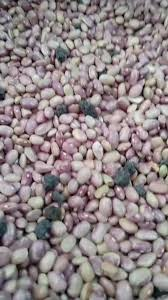
#> input picture beans2.jpg, 168 x 300 px, found by its file name
$ python proyecto.py   (older library calls are emulated)
#> lines starting #> are read from the running program, lines starting #| are printed output that depends on the picture; after the words box and inside, x2 and y2 are one past the last pixel; in counts of white or black regions, pixels touching at a corner belong together
import cv2
import numpy as np
import matplotlib.pyplot as plt

def marr_hildreth_fast(image_path, sigma=1.5, threshold=0.005):
    # 1. Cargar imagen en escala de grises
#> called with sigma = 2, threshold = 0.12
    img = cv2.imread(image_path, cv2.IMREAD_GRAYSCALE)
#> img: shape (300, 168); min 0, max 249, mean 136.5
    if img is None:
        print("No se pudo cargar la imagen. Revisa la ruta.")
        return None, None, None, None

    # Convertir a flotante entre 0 y 1
    img_float = img.astype(np.float32) / 255.0

    # 2. Aplicar Laplaciano de Gaussiano (LoG)
    kernel_size = int(2 * np.ceil(3 * sigma) + 1)
    blur = cv2.GaussianBlur(img_float, (kernel_size, kernel_size), sigma)
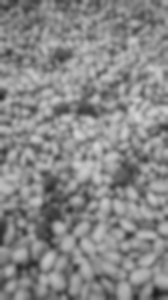
#> blur: shape (300, 168) float32; min 0.111, max 0.836, mean 0.535
    log_img = cv2.Laplacian(blur, cv2.CV_32F)

    # 3. Detección de Cruce por Cero VECTORIZADA
    shift_up    = np.roll(log_img, -1, axis=0)
    shift_down  = np.roll(log_img, 1, axis=0)
    shift_left  = np.roll(log_img, -1, axis=1)
    shift_right = np.roll(log_img, 1, axis=1)

    cross_v = (log_img * shift_up < 0) | (log_img * shift_down < 0)
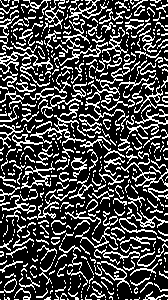
#> cross_v: shape (300, 168) bool; 28.2% white in thin lines or dots
    cross_h = (log_img * shift_left < 0) | (log_img * shift_right < 0)
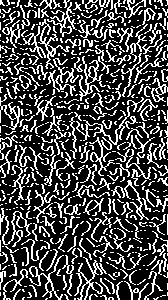
#> cross_h: shape (300, 168) bool; 28.3% white in thin lines or dots
    zero_crossings = cross_v | cross_h
#> zero_crossings: shape (300, 168) bool; 40.1% white in thin lines or dots

    kernel_dil = np.ones((3, 3), dtype=np.uint8)
    max_local = cv2.dilate(log_img, kernel_dil)
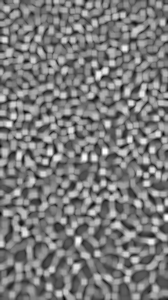
#> max_local: shape (300, 168) float32; min -0.0474, max 0.0798, mean 0.0146; drawn with min black and max white
    min_local = cv2.erode(log_img, kernel_dil)
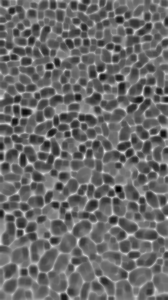
#> min_local: shape (300, 168) float32; min -0.07, max 0.063, mean -0.0143; drawn with min black and max white
    edge_strength = max_local - min_local
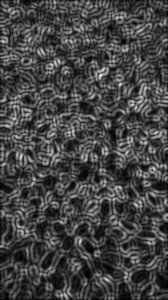
#> edge_strength: shape (300, 168) float32; min 0.000516, max 0.106, mean 0.0289; drawn with min black and max white

    thresh_val = threshold * log_img.max()
#> thresh_val = 0.00958

    # El borde final de Marr-Hildreth
    bordes = np.zeros_like(log_img, dtype=np.uint8)
    bordes[(zero_crossings) & (edge_strength > thresh_val)] = 255

    bordes[0:2, :] = 0
    bordes[-2:, :] = 0
    bordes[:, 0:2] = 0
    bordes[:, -2:] = 0

    # =========================================================================
    # NUEVA ETAPA: ELIMINACIÓN DE BORDES MEDIANTE MORFOLOGÍA MATEMÁTICA
    # =========================================================================

    # Cambiamos el kernel a (3, 3) para que tenga el tamaño suficiente para
    # "comerse" los bordes delgados de los frijoles.
    kernel_morf = cv2.getStructuringElement(cv2.MORPH_ELLIPSE, (3, 3))

    # Usamos MORPH_OPEN (Apertura) en lugar de CLOSE.
    # La apertura realiza una erosión (borra los frijoles) seguida de una dilatación
    # (recupera el tamaño de las rocas que sobrevivieron).
    bordes_procesados = cv2.morphologyEx(bordes, cv2.MORPH_OPEN, kernel_morf)

    return img, log_img, bordes, bordes_procesados

# --- Ejecución ---
ruta_imagen = 'C:\\Users\\Emiliano\\Documents\\ESCOM\\SEMESTRE 4\\PDI\\Proyecto\\beans2.jpg'

# Ejecutamos el algoritmo
original, log_resultado, bordes, bordes_limpios = marr_hildreth_fast(ruta_imagen, sigma=2.0, threshold=0.12)
#> bordes: shape (300, 168); 37.7% white in thin lines or dots
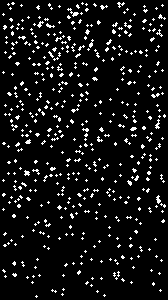
#> bordes_limpios: shape (300, 168); 7.4% white in thin lines or dots

if bordes is not None:
    # =========================================================================
    # GUARDAR LAS IMÁGENES
    # =========================================================================
    # cv2.imwrite guarda las imágenes en tu disco duro.
    # Si solo pones el nombre del archivo, se guardará en la misma carpeta
    # desde donde estás corriendo este script de Python.
    cv2.imwrite('bordes_marr_hildreth.png', bordes)
    cv2.imwrite('bordes_sin_frijoles.png', bordes_limpios)
    print("¡Las imágenes se han guardado exitosamente!")

    # Graficamos 4 subplots para ver la evolución
    plt.figure(figsize=(15, 4))

    plt.subplot(1, 4, 1)
    plt.title("1. Original")
    plt.imshow(original, cmap='gray')
    plt.axis('off')

    plt.subplot(1, 4, 2)
    plt.title("2. LoG")
    plt.imshow(log_resultado, cmap='jet')
    plt.axis('off')

    plt.subplot(1, 4, 3)
    plt.title("3. Bordes Marr-Hildreth")
    plt.imshow(bordes, cmap='gray')
    plt.axis('off')

    plt.subplot(1, 4, 4)
    plt.title("4. Bordes Eliminados (Apertura)")
    plt.imshow(bordes_limpios, cmap='gray')
    plt.axis('off')

    plt.tight_layout()
    plt.show()

$ run again, with beans.jpg copied over beans2.jpg
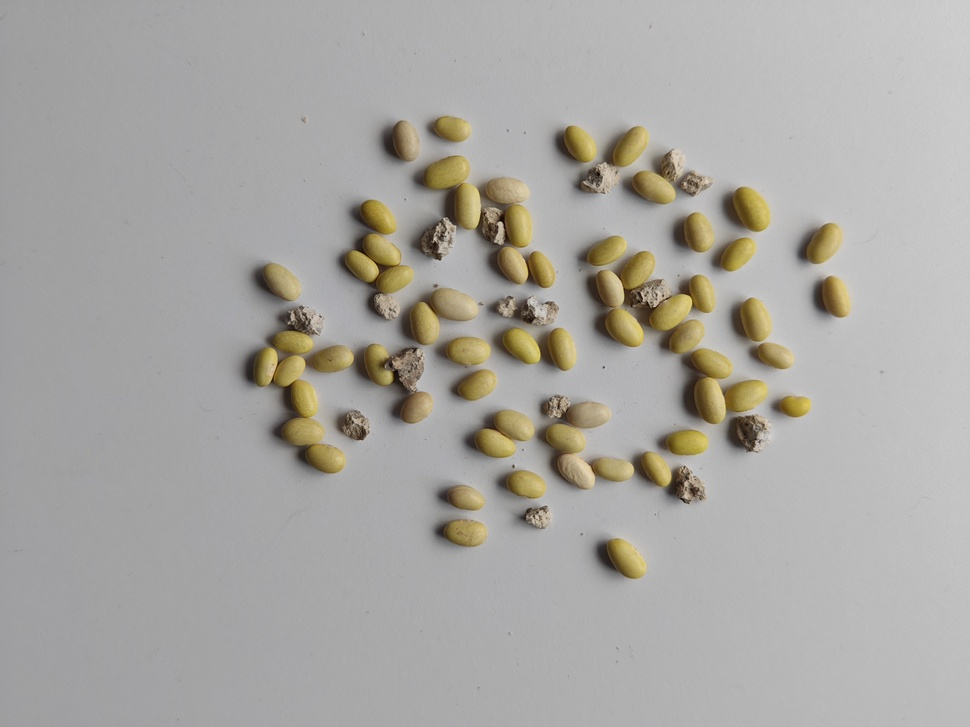
#> input picture beans.jpg, 970 x 727 px, shrunk from 4096 x 3072 before the run, found by its file name
#> in marr_hildreth_fast, `cross_v = (log_img * shift_up < 0) | (log_img * shift_down < 0)`:
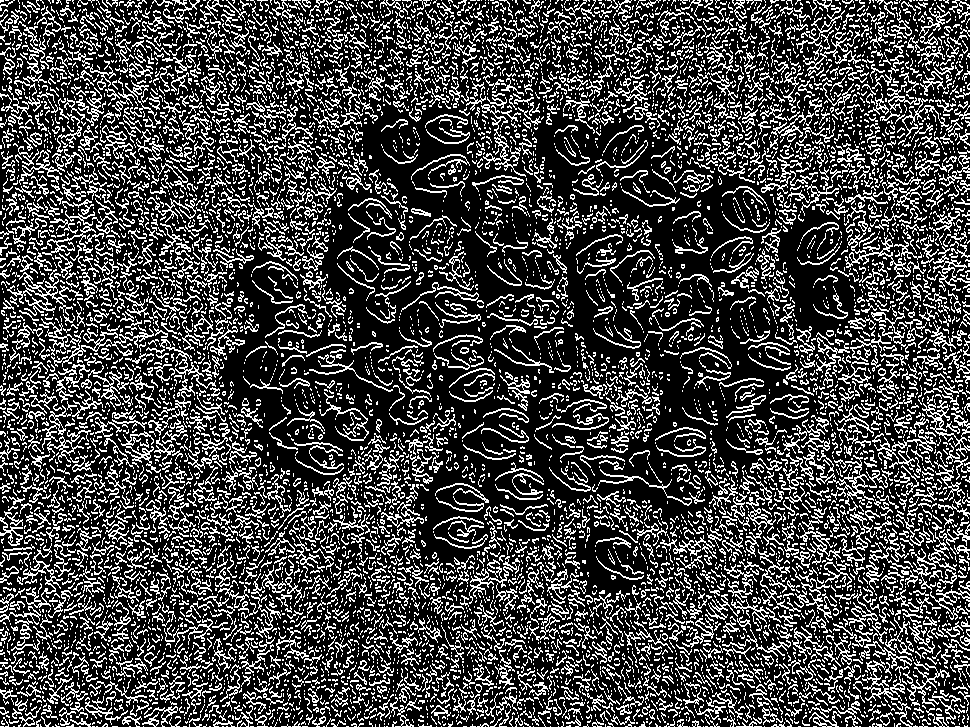
#> cross_v: shape (727, 970) bool; 26.8% white in thin lines or dots
#> cross_h: shape (727, 970) bool; 31.8% white in thin lines or dots
#> zero_crossings: shape (727, 970) bool; 41.6% white in thin lines or dots
#> thresh_val = 0.00636
#> bordes: shape (727, 970); 2.9% white in thin lines or dots, all inside (x1, y1, x2, y2) = (244, 24, 885, 691)
#> `original, log_resultado, bordes, bordes_limpios = marr_hildreth_fast(r..`:
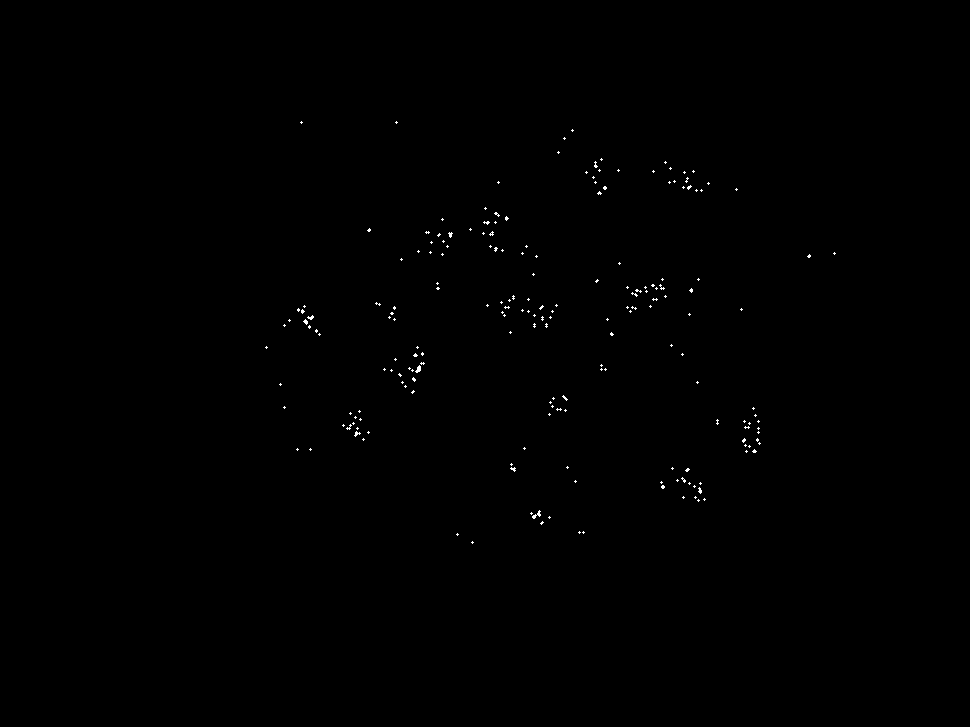
#> bordes_limpios: shape (727, 970); 0.21% white in thin lines or dots, all inside (x1, y1, x2, y2) = (265, 121, 836, 544)
